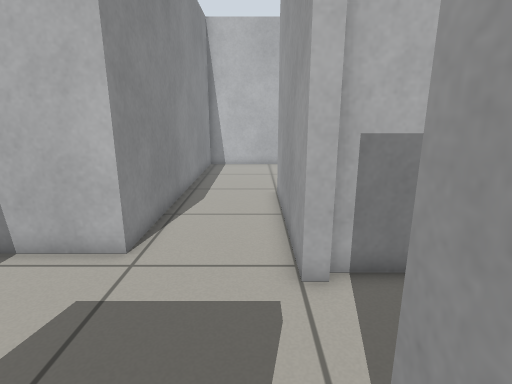
View 1 (above)

14 first-person views from a walk through a world built for the Gazebo simulator. The camera is 0.88 m above the floor, tilts 14° down and sees 80° across. The floor is counted in squares, 0.25 m on a side. Each view is taken from the middle of a square. On the plan, view 1 faces up. The plan holds only what a view shows up to about 20 squares ahead; the rest is blank.

View 2
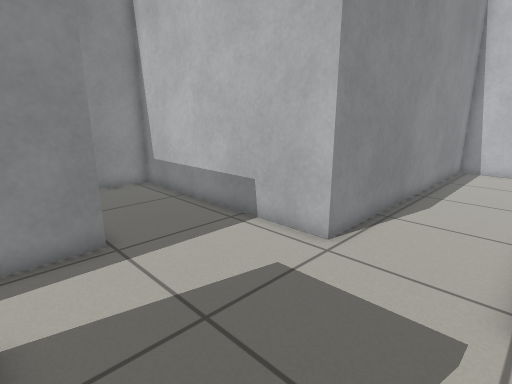

View 3
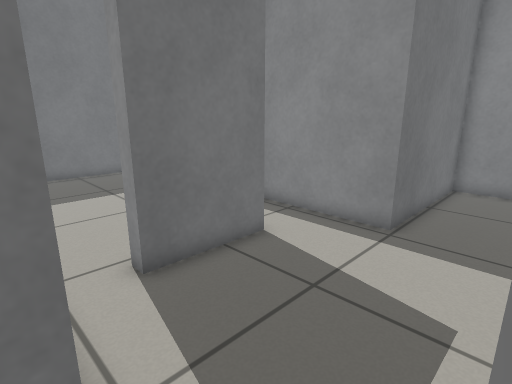

View 4
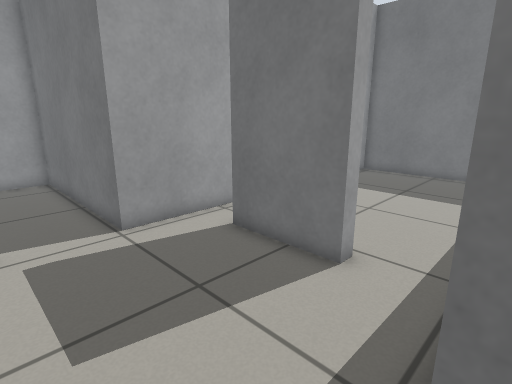

View 5
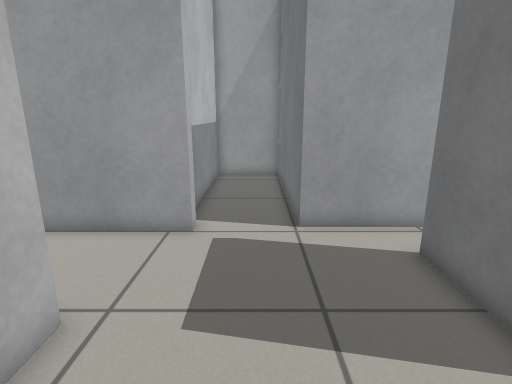

View 6
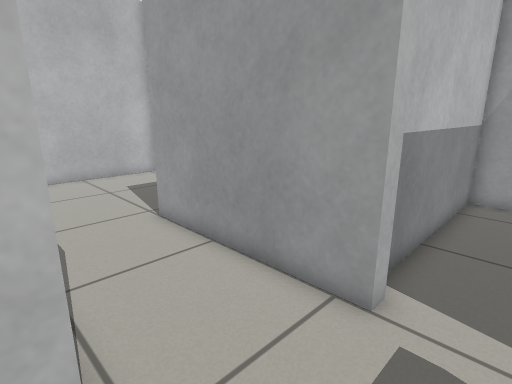

View 7
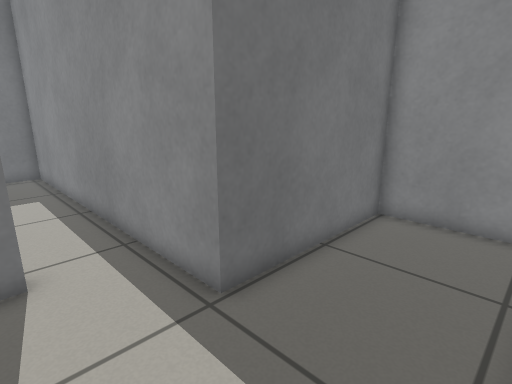

View 8
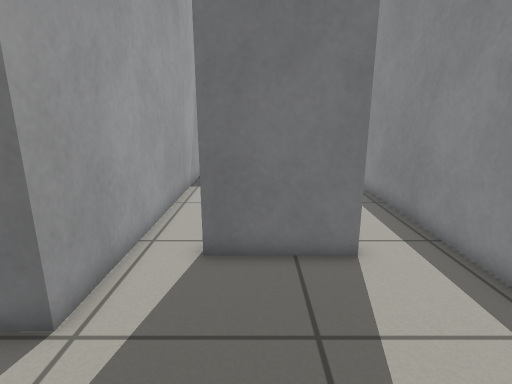

View 9
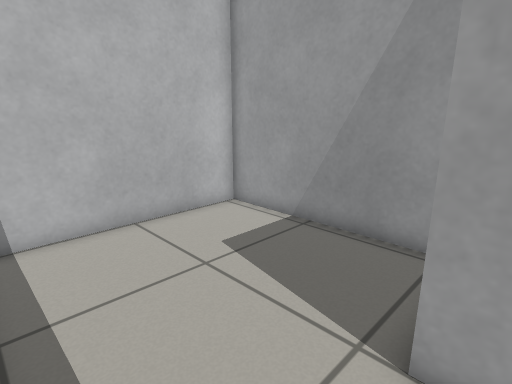

View 10
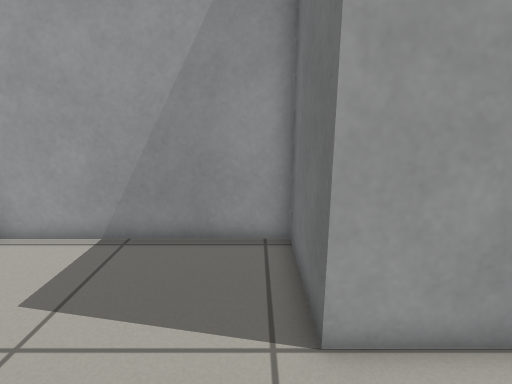

View 11
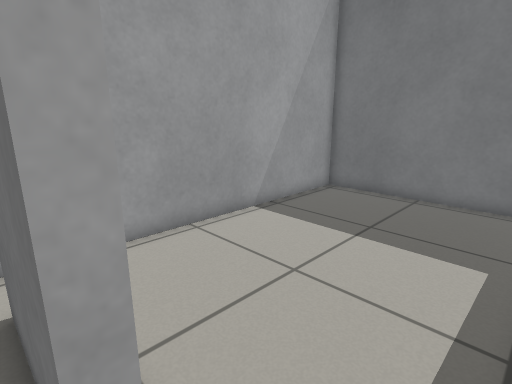

View 12
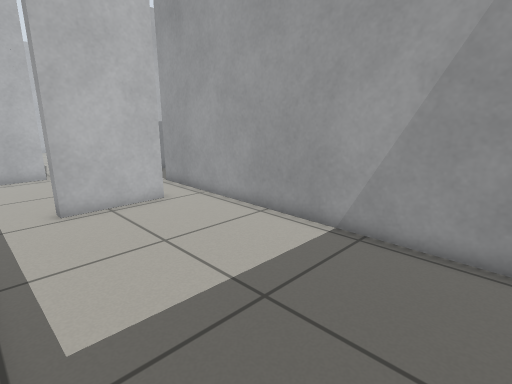

View 13
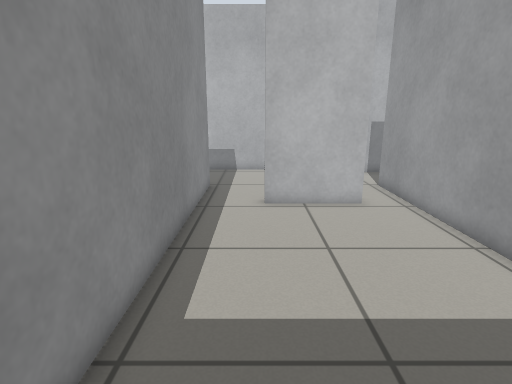

View 14
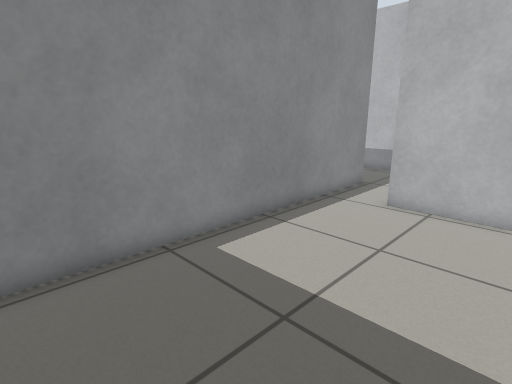

### Floor plan
Ten units are one square. View 1 is at (0, 0); x grows to the right and y downward. Boxes are objects, and circles mark ways between rooms. Rooms are numbered by the first view taken in them; rooms with no view inside come last. Other rooms are left out.
<svg viewBox="-153 -233 266 376">
<path fill="none" stroke="#000" d="M-46 9 -46 3 -6 3 -6 9 -46 9M16 -60 10 -60M-44 -74 -148 -74 -148 -26 -74 -26 -74 138 14 138 14 -26 108 -26 108 -64 16 -64M10 -60 10 -140 54 -140 54 -228 -34 -228 -34 -74 -44 -74"/>
<circle cx="-20" cy="-70" r="3" fill="#2a7"/>
<text x="-30" y="20">1</text>
<text x="0" y="-160">2</text>
</svg>
Room 1 opens to room 2.

Where each view was taken, in squares from view 1:
view 1: 0 up, 0 right, facing up
view 2: 0 up, 1 right, facing up-left
view 3: 6 up, 2 right, facing down-left
view 4: 6 up, 8 left, facing down-right
view 5: 4 up, 8 left, facing right
view 6: 4 up, 4 left, facing up-right
view 7: 7 up, 4 left, facing down-left
view 8: 7 up, 2 left, facing down
view 9: 13 up, 3 left, facing up-right
view 10: 15 up, 3 left, facing right
view 11: 0 up, 7 left, facing down-right
view 12: 13 down, 7 left, facing up-right
view 13: 13 down, 5 left, facing up
view 14: 13 down, 0 right, facing up-left
